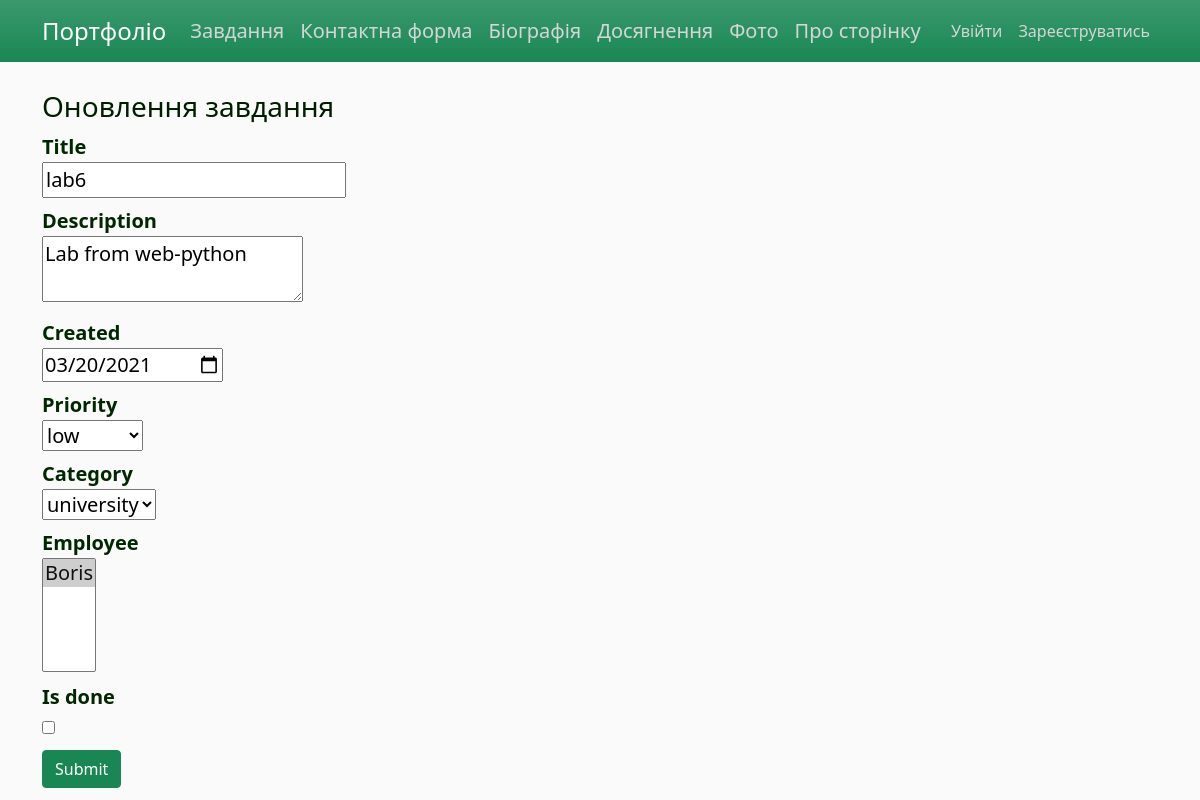
/task/1/update, run on an earlier commit of the app's database.
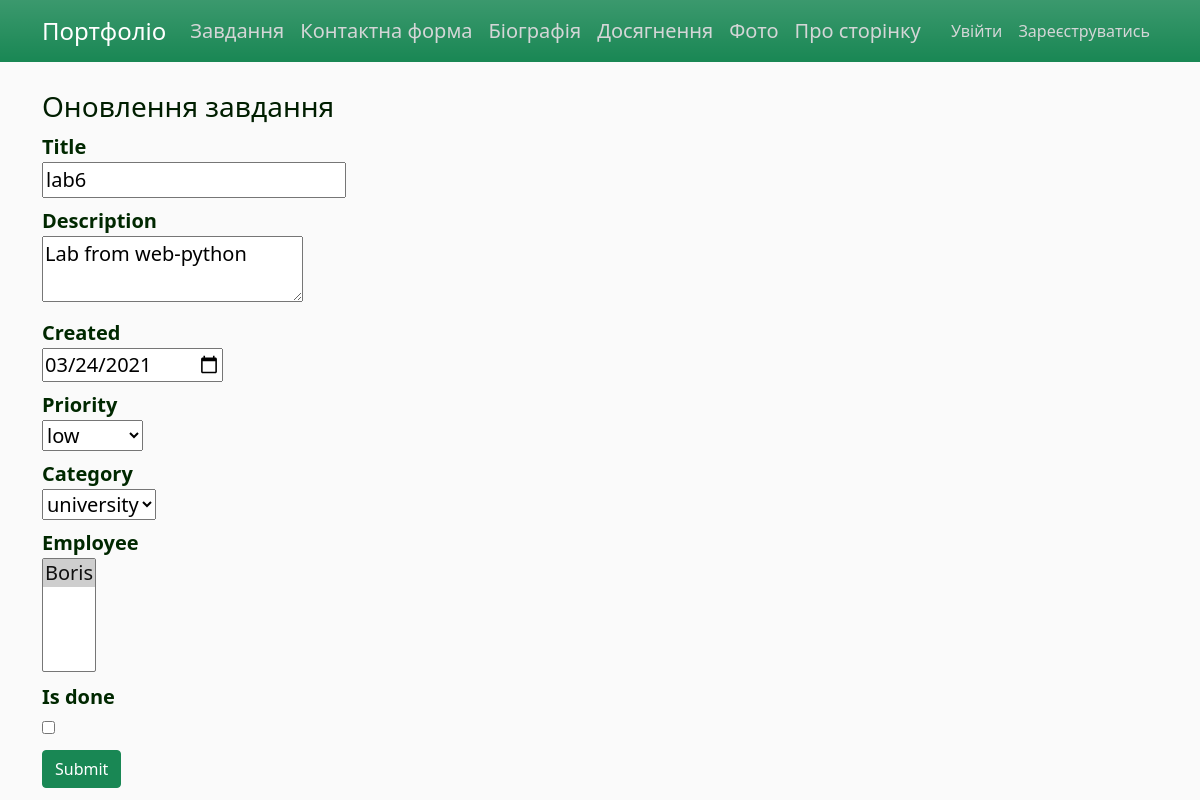
And on a later commit of the database.
### app/models.py (models this page shows, shortened)
class Task(db.Model):
    id = db.Column(db.Integer, primary_key=True)
    title = db.Column(db.String(80), nullable=False)
    description = db.Column(db.Text, nullable=False)
    created = db.Column(db.DateTime, default=datetime.utcnow)
    priority = db.Column(db.Enum(EnumPriority), default='low')
    is_done = db.Column(db.Boolean, default=False)
    category_id = db.Column(db.Integer(), db.ForeignKey('category.id'))

### app/views.py (the view, shortened to what this page needs)
@app.route("/task/<int:id>/update", methods=['POST', 'GET'])
def task_update(id):
    form = TaskForm().new()
    print("task_update")
    task = Task.query.get_or_404(id)
    if request.method == 'GET':
        lst_of_empl = []
        for t in task.for_empl:
            lst_of_empl.append(t.id)
        print(lst_of_empl)
        form.title.data = task.title
        form.description.data = task.description
        form.created.data = task.created
        form.priority.data = task.priority
        form.category.data = task.categor.id
        form.employee.data = lst_of_empl
        form.is_done.data = task.is_done
        print(task.priority.name)
        print(type(task.priority.name))
        print(task.categor.id)
        print(type(task.categor.id))
        return render_template('task_update.html', title='Завдання', form=form)

### app/forms.py
class TaskForm(FlaskForm):
    title = StringField('Title', validators=[DataRequired()])
    description = TextAreaField('Description', validators=[DataRequired()])
    created = DateField('Created', format='%Y-%m-%d', validators=[Optional()])
    priority = SelectField('Priority', choices=[('low', 'low'), ('medium', 'medium'), ('high', 'high')])
    category = SelectField('Category', coerce=int)
    employee = SelectMultipleField('Employee', coerce=int)
    is_done = BooleanField('Is done')
    submit = SubmitField('Submit')
    @classmethod
    def new(cls):
        form = cls()
        form.category.choices = getСategoryList()
        form.employee.choices = getEmployeeList()
        return form

### app/forms.py (called while the page is built)
def getСategoryList():
    categ_list = []
    categories = Category.query.all()
    for categ in categories:
        categ_list.append((categ.id, categ.name))
    return categ_list

def getEmployeeList():
    empl_list = []
    employes = Employee.query.all()
    for emp in employes:
        empl_list.append((emp.id, emp.name))
    return empl_list

### app/templates/task_update.html (shortened to what this page needs)
{% extends "layout.html" %}
{% block content %}
{% from "_render_field.html" import render_field %}
<h3> Оновлення завдання </h3>
    <form method="POST">
        {{ render_field(form.title) }}
        {{ render_field(form.description) }}
        {{ render_field(form.created) }}
        {{ render_field(form.priority) }}
        {{ render_field(form.category) }}
        {{ render_field(form.employee) }}
        {{ render_field(form.is_done) }}
        {{ form.submit(class="btn btn-success") }}
    </form>
{% endblock content %}

### app/templates/_render_field.html (shortened to what this page needs)
{% macro render_field(field) %}
  <dt class="form-group">{{ field.label }}
    <dd>
        {{ field }}
    </dd>
{% endmacro %}

What changed in the data, as far as the page shows it:
changed Task "lab6": created "03/20/2021" → "03/24/2021"
